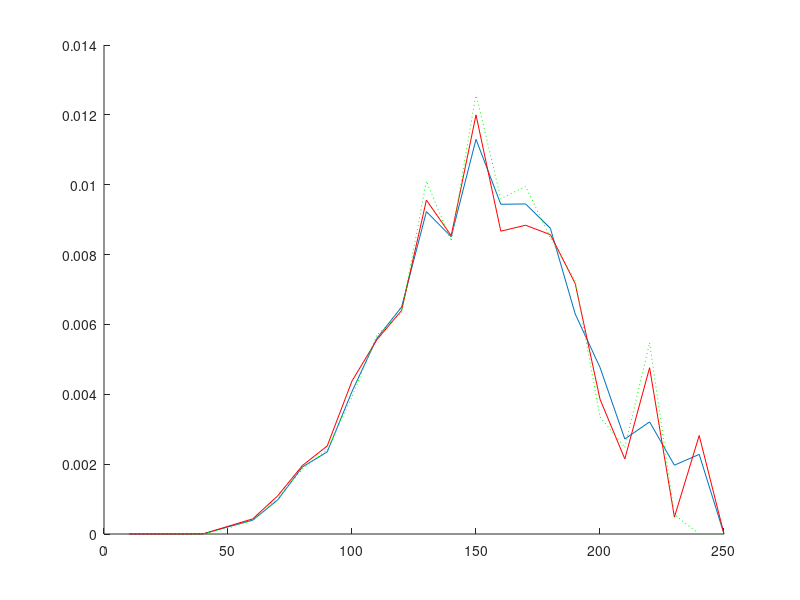

Write the MATLAB code that produced this figure.
 clear fqdokkarm
 % ====================================================
 % Input filename: PROBE.dat
 % ====================================================
 % Plot1 = 1950.0; Plot2 = 1800.0; Gdok = 0.583; Gm = 0.207;
 % Nfr =  3; JZ = 1; Cycles =  1; N =     20; GSV = 2;
 Gfr = [0.103E-01 0.504E+00 0.486E+00  ];
 Dfr = [0.100E-04 0.500E-04 0.113E-03 0.180E-03 0.160E-03 0.315E-03 ];
 %_____________________________________________________
  Dmin =          60 ; % mkm
  Di =          10 ; % mkm
  Dj =          10 ; % mkm
 % Nkarm/Nmkm(min, max) = [   3.000000       100.0000     ];
 % k5 =  0.2500000     ;
 % Statistical significance P(alpha)=  0.000000000000000E+000 ;
 % eps =  5.0000001E-02 ;
 % Calculation variant =           0 ;
 % P(karm-in-karm) coef =   8.200000     ;
 % P(karm-in-MKM) coef =   7.730000     ;
 % Zok* =  0.0000000E+00 ;
 
 
 % ====================================================
 %				Calculation	Results                  
 % ====================================================
 
 % Cycles:           1
 % Total basic particles number:
 Nbase =          20 +          20 ;
 % Total defined pockets number:
 Nkarm =                  1730 ;
 % Total calls of random generator:
 NFX =                   885 ;  NFY =                 18283 ;
 NFQ =                   601 ;  NFW =                  1796 ;
 % Accuracy of random numbers modeling :
 epsx(1)=  5.7885706E-02 ; epsx(2)=  5.7118535E-02 ; epsx(3)=  8.5163116E-04 ;
 epsx(4)=  7.6687336E-04 ; epsx(5)=  9.1016293E-04 ; epsx(6)=  4.7068000E-03 ;
 
 %_______________Local structure analysis______________
 % Medium coef [(Lij/Ddok)+1]:   1.471314     ;
 % Medium number of bridges:   4.800000    
 % Medium ratio between number of pockets and bridges :   5.707500    
 % Medium fraction of paricles number in jammed pack:  7.3900685E-02
 % Medium number of conditions breakings:
 %    1) Dok > Dmax      :  0.0000000E+00
 %    2) Dok < Dmin      :   406.2250    
 %    3) Dbase < 0.5Dok  :   1.025000    
 %    4) Dbase > 2.0Dok  :   5.125000    
 %    5) l > 4.7Dbase    :  0.0000000E+00
 %    6) Nkarm = 0       :  0.0000000E+00
 %    7) Nmkm < 2        :  0.0000000E+00
 %    8) Nkarm/Nmkm < min:   1.950000    
 %    9) Nkarm/Nmkm > max:  0.0000000E+00
 
 %___________________Dok parameters____________________
 % Mass-medium diameter of all Dok particles, mkm:
 Dok43a =  189.57; %(analytical calculation, all particles)
 Dok43all = [ 191.12  191.19]; %(all particles, 2 variants)
 Dok43(1) =  192.80; %(basic only)
 Dok43(2) =  192.77; %(surrounding only)
 % Accuracy of all Dok particles sizes modeling:
 epsalldok =  8.1582684E-03 ;
 % Accuracy of basic and surrounding Dok particles sizes modeling:
 epsdok(1) =  8.2647381E-03 ; epsdok(2) =  8.1537655E-03 ;
 Ddok_max =  315.00; %(maximum size of all particles)
 % Standard deviation of all Dok particles, mkm:
 Dok43sd =   58.87; %(analytical calculation, all particles)
 % Accuracy of Dok fractions distribution function modeling:
 epsdokfr = [0.128E-02 0.103E-01 0.568E-02  ];
 % Total fraction of homogenized oxidizer:
 fineoxy_fr =  1.0191291E-02 ;
 
 %________________Pockets parameters___________________
 % Accuracy of pockets distribution function modeling:
 epsfkarm =  0.1252688     ;
 % Accuracy of pockets distribution moments determination (4-th and 3-th):
 epsmkarm(1)=  0.1008883     ; epsmkarm(2)=  7.4255116E-02 ;
 % Mass-medium size of pockets (var. #1), mkm:
 Dkarm43(1) =  149.72;
 % Mass-medium size of pockets (var. #2)and standard deviation, mkm:
 Dkarm43(2) =  149.84; Dkarm43sd =   38.45; %( 0.257 relative)
 % Cor. mass-medium size of pockets and standard deviation (cor. var. #1), mkm:
 Dkarm43_cor(1) =  149.09; Dkarm43sd_cor(1) =  38.76; %( 0.260 relative)
 % Cor. mass-medium size of pockets and standard deviation (cor. var. #2), mkm:
 Dkarm43_cor(2) =  147.76; Dkarm43sd_cor(2) =  36.01; %( 0.244 relative)
 % Medium size of pockets, mkm:
 Dkarm10 =  112.08;
 % Cor. medium size of pockets (cor. var. #1), mkm:
 Dkarm10_cor =  110.81;
 
 % <Zkarm>
 % Mass fraction of pockets in <binder-metal> composition (not corrected):
 Zkarm =   0.5266584      ;
 % Cor. (var. #1, #2) mass fraction of pockets  in <binder-metal> composition:
 Zkarm_cor = [  0.5266584      0.5163348      ];
 
 % <Agglomerates>
 % Pocket to Agglomerate size coefficient:
 da_coef =   0.7360483     ;
 % Mass medium size of agglomerates (normal var. #1,2  and cor. var. #1,2):
 Dagg43(1) =  110.20;
 Dagg43(2) =  110.29;
 Dagg43_cor(1) =  109.74;
 Dagg43_cor(2) =  108.76;
 
 %___________Interpocket bridges parameters____________
 % Medium MKM/Dok size between Dok particles:
 Dqmkm1 = 0.1482;
 % Medium MKM/Dol size between pockets:
 Dqmkm2 = 0.5152;
 
 
 %__________________Functions__________________________
 
 % <Dok>
 % Mass density distribution function of all dok <particles> sizes (step = 10mkm)
 fmdok = [0.000E+00 0.254E-03 0.257E-03 0.253E-03 0.255E-03 0.000E+00...
          0.000E+00 0.000E+00 0.000E+00 0.000E+00 0.000E+00 0.507E-02...
          0.734E-02 0.749E-02 0.769E-02 0.725E-02 0.985E-02 0.112E-01...
          0.288E-02 0.297E-02 0.364E-02 0.294E-02 0.330E-02 0.294E-02...
          0.309E-02 0.353E-02 0.225E-02 0.249E-02 0.471E-02 0.251E-02...
          0.380E-02 0.208E-02 0.000E+00  ];
 
 % <Pockets>
 % Mass density distribution function of <pocket>sizes (step = 10mkm):
 fmkarm = [0.000E+00 0.000E+00 0.000E+00 0.536E-05 0.203E-03 0.399E-03...
           0.973E-03 0.192E-02 0.235E-02 0.408E-02 0.560E-02 0.650E-02...
           0.923E-02 0.851E-02 0.113E-01 0.944E-02 0.945E-02 0.875E-02...
           0.630E-02 0.477E-02 0.272E-02 0.321E-02 0.197E-02 0.228E-02...
           0.000E+00  ];
 % Cor. mass density distribution function of <pocket> sizes (step = 10mkm)(cor. var #1):
 fmkarm_cor = [0.000E+00 0.000E+00 0.000E+00 0.360E-05 0.220E-03 0.434E-03...
               0.109E-02 0.196E-02 0.252E-02 0.438E-02 0.556E-02 0.640E-02...
               0.956E-02 0.854E-02 0.120E-01 0.867E-02 0.884E-02 0.857E-02...
               0.717E-02 0.386E-02 0.215E-02 0.476E-02 0.483E-03 0.282E-02...
               0.000E+00  ];
 % Cor. mass density distribution function of  <pocket> sizes (step = 10mkm)(cor. var#2):
 fmkarm_cor2 = [0.000E+00 0.000E+00 0.000E+00 0.413E-05 0.168E-03 0.383E-03...
                0.101E-02 0.186E-02 0.241E-02 0.393E-02 0.569E-02 0.634E-02...
                0.101E-01 0.839E-02 0.126E-01 0.960E-02 0.995E-02 0.848E-02...
                0.725E-02 0.335E-02 0.248E-02 0.547E-02 0.555E-03 0.000E+00...
                0.000E+00  ];
 % Numeric density distribution function of  <pocket> sizes (step = 10mkm):
 fqkarm = [0.000E+00 0.000E+00 0.000E+00 0.231E-03 0.410E-02 0.462E-02...
           0.688E-02 0.879E-02 0.746E-02 0.925E-02 0.936E-02 0.832E-02...
           0.931E-02 0.682E-02 0.728E-02 0.497E-02 0.416E-02 0.324E-02...
           0.197E-02 0.127E-02 0.636E-03 0.636E-03 0.347E-03 0.347E-03...
           0.000E+00  ];
 % Cor. numeric density distribution function of <pocket> sizes (step = 10mkm)(cor. var #1):
 fqkarm_cor = [0.000E+00 0.000E+00 0.000E+00 0.167E-03 0.434E-02 0.484E-02...
               0.760E-02 0.860E-02 0.785E-02 0.960E-02 0.910E-02 0.801E-02...
               0.935E-02 0.668E-02 0.751E-02 0.442E-02 0.376E-02 0.309E-02...
               0.217E-02 0.100E-02 0.501E-03 0.918E-03 0.835E-04 0.417E-03...
               0.000E+00  ];
 
 % <MKM/Dok>
 % Density distribution function of MKM/Dok between Dok particles (step = 0.01)
 fqmkm1 = [0.275E-02 0.275E-02 0.000E+00 0.000E+00 0.275E-02 0.275E-02...
           0.275E-02 0.275E-02 0.275E-02 0.110E-01 0.275E-02 0.551E-02...
           0.275E-02 0.000E+00 0.275E-02 0.000E+00 0.000E+00 0.000E+00...
           0.275E-02 0.551E-02 0.000E+00 0.275E-02 0.275E-02 0.275E-02...
           0.275E-02 0.000E+00 0.275E-02 0.000E+00 0.551E-02 0.000E+00...
           0.000E+00 0.275E-02 0.551E-02 0.000E+00 0.275E-02 0.551E-02...
           0.551E-02 0.000E+00 0.275E-02 0.275E-02 0.551E-02 0.000E+00...
           0.000E+00 0.551E-02 0.000E+00 0.000E+00 0.551E-02 0.275E-02...
           0.000E+00 0.000E+00 0.000E+00 0.551E-02 0.275E-02 0.275E-02...
           0.000E+00 0.000E+00 0.826E-02 0.275E-02 0.000E+00 0.275E-02...
           0.000E+00 0.000E+00 0.275E-02 0.110E-01 0.551E-02 0.275E-02...
           0.551E-02 0.551E-02 0.000E+00 0.275E-02 0.275E-02 0.275E-02...
           0.275E-02 0.138E-01 0.551E-02 0.000E+00 0.275E-02 0.275E-02...
           0.275E-02 0.275E-02 0.000E+00 0.275E-02 0.138E-01 0.000E+00...
           0.275E-02 0.110E-01 0.826E-02 0.826E-02 0.275E-02 0.275E-02...
           0.000E+00 0.000E+00 0.110E-01 0.551E-02 0.551E-02 0.551E-02...
           0.275E-02 0.551E-02 0.275E-02 0.110E-01 0.000E+00 0.000E+00...
           0.110E-01 0.275E-02 0.275E-02 0.551E-02 0.000E+00 0.000E+00...
           0.275E-02 0.551E-02 0.000E+00 0.551E-02 0.275E-02 0.000E+00...
           0.000E+00 0.551E-02 0.275E-02 0.000E+00 0.826E-02 0.826E-02...
           0.275E-02 0.826E-02 0.000E+00 0.826E-02 0.826E-02 0.826E-02...
           0.275E-02 0.826E-02 0.275E-02 0.000E+00 0.551E-02 0.000E+00...
           0.275E-02 0.275E-02 0.275E-02 0.275E-02 0.000E+00 0.275E-02...
           0.275E-02 0.000E+00 0.000E+00 0.275E-02 0.551E-02 0.551E-02...
           0.275E-02 0.000E+00 0.275E-02 0.110E-01 0.826E-02 0.275E-02...
           0.110E-01 0.551E-02 0.000E+00 0.826E-02 0.551E-02 0.275E-02...
           0.826E-02 0.000E+00 0.275E-02 0.551E-02 0.551E-02 0.275E-02...
           0.826E-02 0.551E-02 0.110E-01 0.826E-02 0.275E-02 0.275E-02...
           0.000E+00 0.000E+00 0.000E+00 0.000E+00 0.275E-02 0.275E-02...
           0.275E-02 0.551E-02 0.275E-02 0.826E-02 0.275E-02 0.000E+00...
           0.000E+00 0.000E+00 0.551E-02 0.275E-02 0.275E-02 0.000E+00...
           0.275E-02 0.551E-02 0.826E-02 0.826E-02 0.551E-02 0.551E-02...
           0.000E+00 0.000E+00 0.000E+00 0.275E-02 0.110E-01 0.275E-02...
           0.826E-02 0.000E+00 0.275E-02 0.275E-02 0.275E-02 0.275E-02...
           0.275E-02 0.551E-02 0.000E+00 0.000E+00 0.275E-02 0.275E-02...
           0.000E+00 0.551E-02 0.275E-02 0.275E-02 0.000E+00 0.275E-02...
           0.826E-02 0.275E-02 0.110E-01 0.275E-02 0.551E-02 0.551E-02...
           0.000E+00 0.275E-02 0.275E-02 0.551E-02 0.826E-02 0.275E-02...
           0.826E-02 0.275E-02 0.000E+00 0.551E-02 0.138E-01 0.826E-02...
           0.275E-02 0.826E-02 0.275E-02 0.000E+00 0.826E-02 0.551E-02...
           0.110E-01 0.275E-02 0.275E-02 0.275E-02 0.826E-02 0.275E-02...
           0.551E-02 0.826E-02 0.275E-02 0.000E+00 0.000E+00 0.826E-02...
           0.275E-02 0.551E-02 0.551E-02 0.551E-02 0.551E-02 0.275E-02...
           0.826E-02 0.110E-01 0.000E+00 0.275E-02 0.000E+00 0.275E-02...
           0.275E-02 0.275E-02 0.138E-01 0.275E-02 0.138E-01 0.275E-02...
           0.000E+00 0.000E+00  ];
 % Density distribution function of MKM/Dok between pockets (step = 0.01)
 fqmkm2 = [0.000E+00 0.000E+00 0.000E+00 0.000E+00 0.000E+00 0.000E+00...
           0.000E+00 0.000E+00 0.000E+00 0.000E+00 0.167E-02 0.000E+00...
           0.000E+00 0.502E-02 0.000E+00 0.334E-02 0.000E+00 0.334E-02...
           0.167E-02 0.167E-02 0.502E-02 0.167E-02 0.167E-02 0.167E-02...
           0.502E-02 0.836E-02 0.836E-02 0.167E-02 0.502E-02 0.836E-02...
           0.669E-02 0.836E-02 0.836E-02 0.134E-01 0.134E-01 0.100E-01...
           0.100E-01 0.151E-01 0.167E-01 0.151E-01 0.251E-01 0.184E-01...
           0.167E-01 0.134E-01 0.167E-01 0.334E-01 0.418E-01 0.251E-01...
           0.100E-01 0.351E-01 0.234E-01 0.351E-01 0.351E-01 0.217E-01...
           0.334E-01 0.268E-01 0.318E-01 0.284E-01 0.201E-01 0.334E-01...
           0.334E-01 0.251E-01 0.368E-01 0.401E-01 0.268E-01 0.217E-01...
           0.184E-01 0.167E-01 0.100E-01 0.167E-01 0.167E-01 0.669E-02...
           0.836E-02 0.836E-02 0.334E-02 0.167E-02 0.000E+00 0.000E+00...
           0.000E+00 0.334E-02 0.000E+00 0.000E+00  ];
 
 % <Local structure analysis>
 % Coefficient [(Lij/Ddok)+1] distribution (step = 0.01):
 coef = [0.000E+00 0.000E+00 0.000E+00 0.000E+00 0.000E+00 0.000E+00...
         0.000E+00 0.000E+00 0.000E+00 0.000E+00 0.000E+00 0.000E+00...
         0.000E+00 0.000E+00 0.000E+00 0.000E+00 0.000E+00 0.000E+00...
         0.000E+00 0.000E+00 0.000E+00 0.000E+00 0.000E+00 0.000E+00...
         0.000E+00 0.000E+00 0.000E+00 0.000E+00 0.000E+00 0.000E+00...
         0.000E+00 0.000E+00 0.000E+00 0.000E+00 0.000E+00 0.000E+00...
         0.000E+00 0.000E+00 0.000E+00 0.000E+00 0.000E+00 0.000E+00...
         0.000E+00 0.000E+00 0.000E+00 0.000E+00 0.000E+00 0.000E+00...
         0.000E+00 0.000E+00 0.392E-03 0.118E-02 0.157E-02 0.783E-03...
         0.392E-03 0.392E-03 0.000E+00 0.392E-03 0.392E-03 0.000E+00...
         0.392E-03 0.783E-03 0.783E-03 0.392E-03 0.118E-02 0.157E-02...
         0.000E+00 0.392E-03 0.783E-03 0.235E-02 0.274E-02 0.196E-02...
         0.157E-02 0.235E-02 0.196E-02 0.235E-02 0.392E-02 0.196E-02...
         0.509E-02 0.235E-02 0.470E-02 0.313E-02 0.313E-02 0.431E-02...
         0.353E-02 0.353E-02 0.235E-02 0.392E-02 0.548E-02 0.392E-02...
         0.509E-02 0.470E-02 0.666E-02 0.431E-02 0.392E-02 0.666E-02...
         0.431E-02 0.392E-02 0.548E-02 0.470E-02 0.548E-02 0.470E-02...
         0.431E-02 0.509E-02 0.470E-02 0.588E-02 0.588E-02 0.823E-02...
         0.862E-02 0.901E-02 0.548E-02 0.588E-02 0.862E-02 0.548E-02...
         0.744E-02 0.901E-02 0.940E-02 0.744E-02 0.823E-02 0.627E-02...
         0.392E-02 0.862E-02 0.979E-02 0.102E-01 0.940E-02 0.901E-02...
         0.823E-02 0.106E-01 0.901E-02 0.666E-02 0.744E-02 0.110E-01...
         0.106E-01 0.110E-01 0.114E-01 0.705E-02 0.783E-02 0.106E-01...
         0.862E-02 0.979E-02 0.979E-02 0.509E-02 0.666E-02 0.744E-02...
         0.102E-01 0.862E-02 0.940E-02 0.979E-02 0.110E-01 0.106E-01...
         0.940E-02 0.901E-02 0.106E-01 0.901E-02 0.125E-01 0.901E-02...
         0.979E-02 0.940E-02 0.783E-02 0.705E-02 0.102E-01 0.118E-01...
         0.783E-02 0.940E-02 0.901E-02 0.862E-02 0.627E-02 0.979E-02...
         0.102E-01 0.705E-02 0.940E-02 0.106E-01 0.666E-02 0.705E-02...
         0.783E-02 0.548E-02 0.627E-02 0.823E-02 0.705E-02 0.783E-02...
         0.548E-02 0.744E-02 0.744E-02 0.705E-02 0.901E-02 0.783E-02...
         0.470E-02 0.470E-02 0.509E-02 0.588E-02 0.588E-02 0.313E-02...
         0.588E-02 0.588E-02 0.196E-02 0.157E-02 0.431E-02 0.431E-02...
         0.588E-02 0.313E-02 0.392E-02 0.196E-02 0.353E-02 0.431E-02...
         0.157E-02 0.353E-02 0.431E-02 0.431E-02 0.470E-02 0.431E-02...
         0.274E-02 0.157E-02 0.392E-02 0.353E-02 0.353E-02 0.235E-02...
         0.118E-02 0.313E-02 0.196E-02 0.313E-02 0.196E-02 0.274E-02...
         0.196E-02 0.118E-02 0.157E-02 0.157E-02 0.783E-03 0.783E-03...
         0.118E-02 0.235E-02 0.196E-02 0.783E-03 0.196E-02 0.000E+00...
         0.783E-03 0.118E-02 0.783E-03 0.157E-02 0.000E+00 0.783E-03...
         0.783E-03 0.000E+00 0.783E-03 0.783E-03 0.118E-02 0.392E-03...
         0.783E-03 0.392E-03 0.783E-03 0.000E+00 0.392E-03 0.000E+00...
         0.392E-03 0.000E+00 0.392E-03 0.000E+00 0.000E+00 0.783E-03...
         0.000E+00 0.392E-03 0.000E+00 0.392E-03 0.000E+00 0.118E-02...
         0.392E-03 0.392E-03 0.000E+00 0.392E-03 0.000E+00 0.000E+00...
         0.000E+00 0.000E+00 0.000E+00 0.000E+00 0.392E-03 0.392E-03...
         0.000E+00 0.000E+00  ];
 % Distribution of P[pocket-in-pocket] on basicDok particles sizes:
 pdoksmall = [0.569E-38 0.569E-38 0.569E-38 0.569E-38 0.569E-38 0.569E-38...
              0.569E-38 0.569E-38 0.569E-38 0.569E-38 0.569E-38 0.569E-38...
              0.569E-38 0.569E-38 0.569E-38 0.569E-38 0.569E-38 0.569E-38...
              0.569E-38 0.569E-38 0.569E-38 0.569E-38 0.116E+00 0.221E+00...
              0.359E+00 0.483E+00 0.595E+00 0.696E+00 0.788E+00 0.871E+00...
              0.941E+00 0.100E+01  ];
 
 % <Conditional DOK>
 % Pockets categories sizes (mkm):
 Dkarmcat = [0.100E+02 0.200E+02 0.240E+03  ];
 % Dependency of mass-medium Dok particles sizes on pockets categories:
 dokkarm43 = [0.000E+00 0.000E+00 0.000E+00  ];
 % Dependency of medium Dok particles sizes on pockets categories:
 dokkarm10 = [0.000E+00 0.000E+00 0.000E+00  ];
 % Numeric density distribution functions of  particles on pockets categories:
 % Dkarm =     10 mkm
 fqdokkarm(  1,:) = [0.000E+00 0.000E+00 0.000E+00 0.000E+00 0.000E+00 0.000E+00...
                     0.000E+00 0.000E+00 0.000E+00 0.000E+00 0.000E+00 0.000E+00...
                     0.000E+00 0.000E+00 0.000E+00 0.000E+00 0.000E+00 0.000E+00...
                     0.000E+00 0.000E+00 0.000E+00 0.000E+00 0.000E+00 0.000E+00...
                     0.000E+00 0.000E+00 0.000E+00 0.000E+00 0.000E+00 0.000E+00...
                     0.000E+00 0.000E+00 0.000E+00  ];
 % Dkarm =     20 mkm
 fqdokkarm(  2,:) = [0.000E+00 0.000E+00 0.000E+00 0.000E+00 0.000E+00 0.000E+00...
                     0.000E+00 0.000E+00 0.000E+00 0.000E+00 0.000E+00 0.000E+00...
                     0.000E+00 0.000E+00 0.000E+00 0.000E+00 0.000E+00 0.000E+00...
                     0.000E+00 0.000E+00 0.000E+00 0.000E+00 0.000E+00 0.000E+00...
                     0.000E+00 0.000E+00 0.000E+00 0.000E+00 0.000E+00 0.000E+00...
                     0.000E+00 0.000E+00 0.000E+00  ];
 % Dkarm =    240 mkm
 fqdokkarm(  3,:) = [0.000E+00 0.000E+00 0.000E+00 0.000E+00 0.000E+00 0.000E+00...
                     0.000E+00 0.000E+00 0.000E+00 0.000E+00 0.000E+00 0.000E+00...
                     0.000E+00 0.000E+00 0.000E+00 0.000E+00 0.000E+00 0.000E+00...
                     0.000E+00 0.000E+00 0.000E+00 0.000E+00 0.000E+00 0.000E+00...
                     0.000E+00 0.000E+00 0.000E+00 0.000E+00 0.000E+00 0.000E+00...
                     0.000E+00 0.000E+00 0.000E+00  ];
 
 % Calculation time:  0 :  0 :  0
 % __________________________
 hold on
 plot(Di:Di:Di*size(fmkarm,2),fmkarm)
 plot(Di:Di:Di*size(fmkarm_cor,2),fmkarm_cor,'r')
 plot(Di:Di:Di*size(fmkarm_cor2,2),fmkarm_cor2,'g:')
